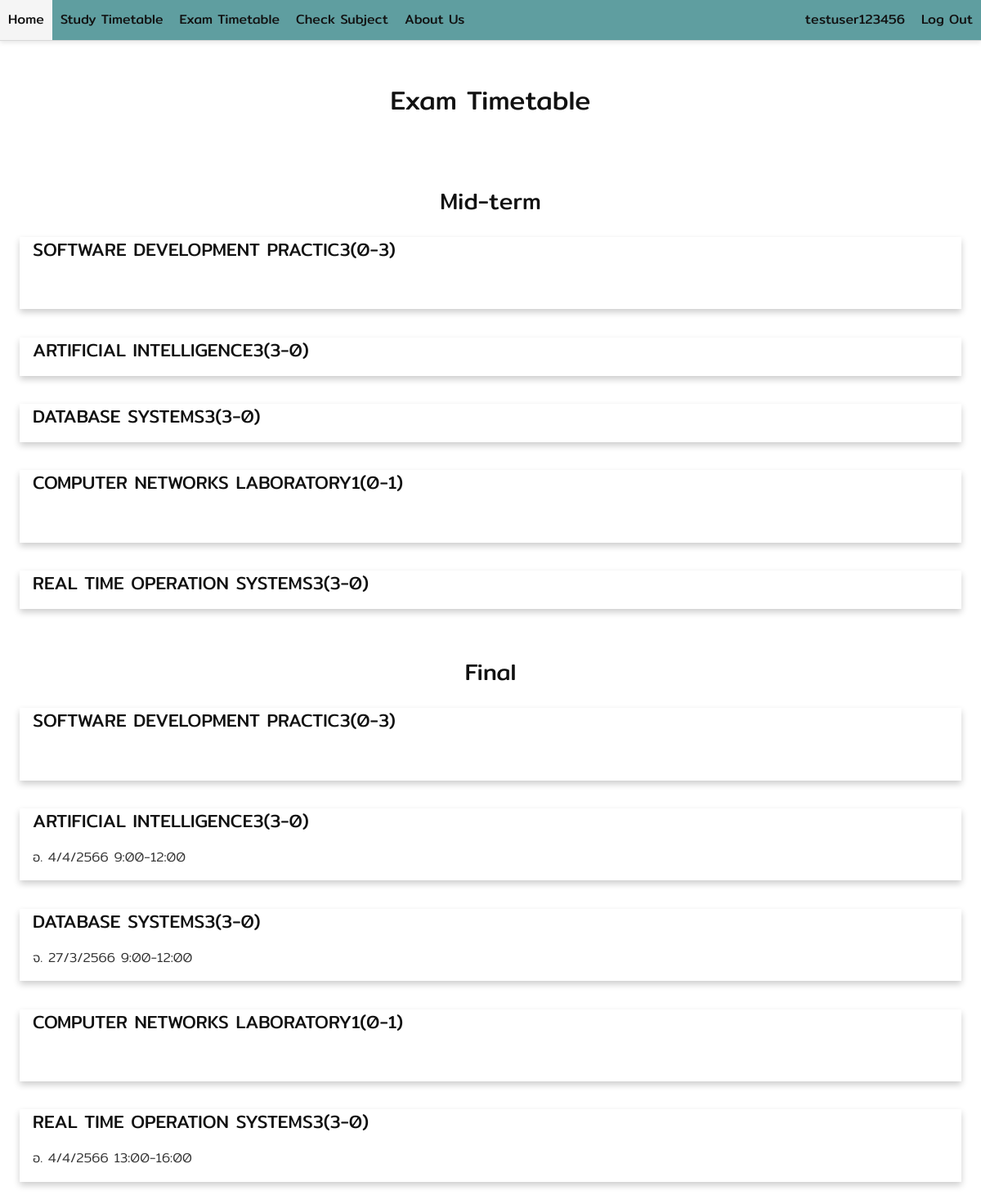
The page /help/examtimetable (signed in) on the database its author committed.
### userApp/models.py (models this page shows, shortened)
class User_subject(models.Model):
    user_id = models.ForeignKey(User, on_delete=models.CASCADE)
    section = models.ForeignKey(Section, on_delete=models.CASCADE,  null=True,blank=True)
    can_submit = models.BooleanField(default=False)
    priority = models.IntegerField(default=10,null=True,blank=True) # priority for add section

### helpApp/models.py (models this page shows, shortened)
class Section(models.Model):
    subject_ID = models.ForeignKey(Subject, on_delete=models.CASCADE)
    sec_num = models.CharField(max_length=200)
    day = models.CharField(max_length=200)
    time = models.CharField(max_length=200)
    teacher = models.CharField(max_length=200)
    start_time = models.CharField(max_length=200, null=True,blank=True)
    end_time = models.CharField(max_length=200, null=True,blank=True)

class Subject(models.Model):
    subject_ID = models.CharField(max_length=200)
    name = models.CharField(max_length=200)
    mid_term = models.CharField(max_length=200, null=True,blank=True)
    final = models.CharField(max_length=200, null=True,blank=True)
    mid_term_date = models.CharField(max_length=200, null=True,blank=True)
    mid_term_start_time = models.CharField(max_length=200, null=True,blank=True)
    mid_term_end_time = models.CharField(max_length=200, null=True,blank=True)
    final_term_date = models.CharField(max_length=200, null=True,blank=True)
    final_term_start_time = models.CharField(max_length=200, null=True,blank=True)
    final_term_end_time = models.CharField(max_length=200, null=True,blank=True)

### helpApp/views.py (the view)
# urls.py: path('examtimetable', views.examTimetable, name='exam'),
def examTimetable(request):
    if request.user.is_authenticated:
        course = User_subject.objects.filter(user_id=request.user)
        return render(request, 'helpApp/examtimetable.html', {'course':course})
    else:
        return render(request, 'helpApp/examtimetable.html')

### helpApp/templates/helpApp/examtimetable.html (shortened to what this page needs)
{% extends 'generalApp/components/base.html' %}
{% block content %}
<div class="header-section">
    <h1>Exam Timetable</h1>
</div>
{% if user.is_authenticated %}
    <section class="content-section">
        <div class="content-container">
            <h2 class="content-title text-center">Mid-term</h2>
            {% for course in course %}
            <div class="card-about">
                <div class="container-about">
                    <h4>{{ course.section.subject_ID.name }}</h4>
                    <p>{{ course.section.subject_ID.mid_term }}</p>
                </div>
            </div>
            <br>
            {% endfor%}
        </div>
    </section>
    <section class="content-section">
        <div class="content-container">
            <h2 class="content-title text-center">Final</h2>
            {% for course in course %}
            <div class="card-about">
                <div class="container-about">
                    <h4>{{ course.section.subject_ID.name }}</h4>
                    <p>{{ course.section.subject_ID.final }}</p>
                </div>
            </div>
            <br>
            {% endfor%}
        </div>
    </section>
{% endif %}
{% endblock %}

### generalApp/templates/generalApp/components/site_header.html
<header class="site-header">
    <a class="site-header-item" href="{% url 'home' %}">Home</a>
    <a class="site-header-item" href="{% url 'study' %}">Study Timetable</a>
    <a class="site-header-item" href="{% url 'exam' %}">Exam Timetable</a>
    <a class="site-header-item" href="{% url 'check' %}">Check Subject</a>
    <a class="site-header-right" href="{% url 'aboutus' %}">About Us</a>
    {% if user.is_authenticated %}
        <a class="site-header-item" href="{% url 'login' %}">{{ user.username }}</a>
        <a class="site-header-item" href="{% url 'logout' %}">Log Out</a>
    {% else %}
        <a class="site-header-item" href="{% url 'login' %}">Log in</a>
        <a class="site-header-item" href="{% url 'register' %}">Register</a>
    {% endif %}
</header>

### generalApp/static/generalApp/main.css (style rules this page uses)
html { color: #333333; font-family: 'Mitr', 'sans-serif'; font-weight: 300; }
h1, h2, h3, h4, h5, h6 { color: #111111; font-weight: 400; line-height: 1.4; margin-top: 0px; margin-bottom: 16px; }
h2 { font-size: 28px; }
h4 { font-size: 22px; }
p { font-size: 16px; line-height: 1.6; margin-top: 0px; margin-bottom: 16px; }
a { color: #111111; }
.text-center { text-align: center; }
.content-section { padding: 16px; }
.content-container { max-width: 1200px; margin-left: auto; margin-right: auto; }
.content-title { margin-bottom: 24px; }
.site-header { background-color: cadetblue; border-bottom: 1px solid rgb(216, 216, 216); box-shadow: 0px 2px 6px 0px rgba(0, 0, 0, 0.1); display: flex; justify-content: flex-start; height: 50px; }
.site-header-item { color: #111111; background-color: rgba(0, 0, 0, 0); font-weight: 400; text-decoration: none; display: flex; align-items: center; padding: 0px 10px; transition: background-color 300ms; }
.site-header-right { color: #111111; background-color: rgba(0, 0, 0, 0); font-weight: 400; text-decoration: none; display: flex; align-items: center; margin-right: auto; padding: 0px 10px; transition: background-color 300ms; }
.card-about { box-shadow: 0 4px 8px 0 rgba(0, 0, 0, 0.2); margin: 8px; }
.container-about { padding: 0 16px; }
.container-about::after, .row-about::after { content: ""; clear: both; display: table; }
.header-section { padding: 50px; text-align: center; }

### rows shown on the page
User_subject: section.subject_ID.name "SOFTWARE DEVELOPMENT PRACTIC3(0-3)"
User_subject: section.subject_ID.name "ARTIFICIAL INTELLIGENCE3(3-0)", section.subject_ID.final "อ. 4/4/2566 9:00-12:00"
User_subject: section.subject_ID.name "DATABASE SYSTEMS3(3-0)", section.subject_ID.final "จ. 27/3/2566 9:00-12:00"
User_subject: section.subject_ID.name "COMPUTER NETWORKS LABORATORY1(0-1)"
User_subject: section.subject_ID.name "REAL TIME OPERATION SYSTEMS3(3-0)", section.subject_ID.final "อ. 4/4/2566 13:00-16:00"

### other values the page prints
{{ user.username }} "testuser123456"
